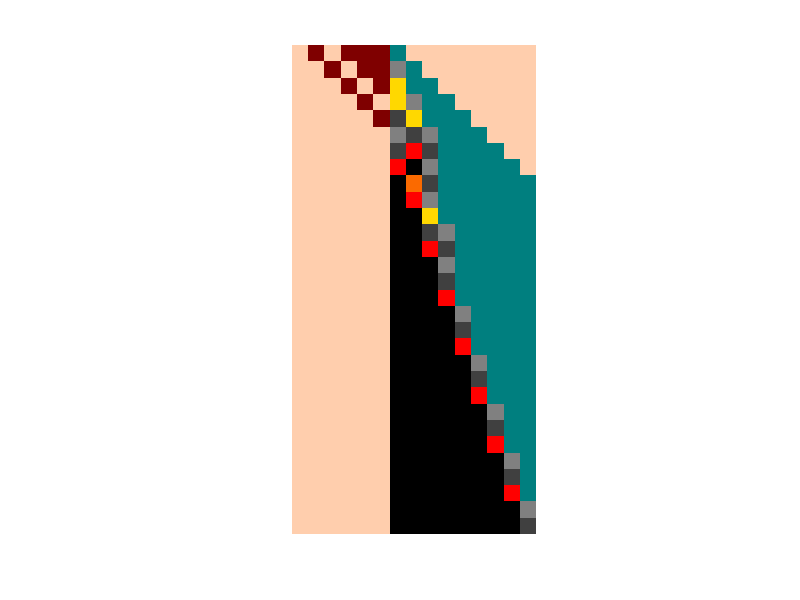

The MATLAB source for this figure:
my_num = 23; % The number to initialise the cellular automata with
number_of_steps = 30;
world = ones(number_of_steps,round(number_of_steps/2));



colour_map = ... % The colour map used to display results
    [255,206,173;
    0,0,0;
    64,64,64;
    255,255,255;
    128,128,128;
    255,0,0;
    181,255,22;
    251,106,0;
    255,216,0;
    127,0,0;
    0,127,127]  /255;


XX = 11; % End of number cell

ZZ = 1; % Initialisation cell for binary zero

Z00 = 2; % Functional cells with low value
Z01 = 3;
%Z10 = 4;
Z11 = 5;

N00 = 6; % Functional cells with high value
%N01 = 7;
N10 = 8;
N11 = 9;

NN = 10; % Initialisation cell for binary one

% Convert starting number to initial binary
temp_num = my_num;
bin_length = ceil(log2(my_num));
start_num = zeros(1,bin_length + 2);
start_num(1) = ZZ;
start_num(end) = XX;
for k=(bin_length+1):-1:2
    if mod(temp_num,2) == 1
        start_num(k) = NN;
    else
        start_num(k) = ZZ;
    end
    temp_num = temp_num - mod(temp_num,2);
    temp_num = temp_num/2;
end
    


% Initialise the first row of the world
world(1,1:length(start_num)) = start_num;

% Run the steps of the cellular automata
for row = 2:size(world,1)
    for index = 2:size(world,2)

read_bar = world(row-1, index-1:index);

% Index and row are the corridinates of the cell that is being determined.
% Read_bar contains the values of the cell that will be used to determine
% the value of the cell being updated.

% The rules of the cellular automata
switch read_bar(2)
    case ZZ
        world (row,index) = read_bar(1); % Initialisation rule
        
    case Z00
        if read_bar(1) <N00
            world(row,index) = Z00;
        else
            world(row,index) = N10;
        end
    case Z01
         if read_bar(1) <N00
            world(row,index) = N00;
        else
            world(row,index) = Z11; %Z10
        end
%     case Z10
%         if read_bar(1) <N00
%             world(row,index) = Z01;
%         else
%             world(row,index) = N11;
%         end
    case Z11
        if read_bar(1) <N00
            world(row,index) = Z01;
        else
            world(row,index) = N11;
        end
    case N00
        if read_bar(1) <N00
            world(row,index) = Z00;
        else
            world(row,index) = N10;
        end
%     case N01
%         if read_bar(1) <N00
%             world(row,index) = Z00;
%         else
%             world(row,index) = N10;
%         end
    case N10
        if read_bar(1) <N00
            world(row,index) = N00; %N01
        else
            world(row,index) = Z11;
        end
    case N11
        if read_bar(1) <N00
            world(row,index) = Z01;
        else
            world(row,index) = N11;
        end
    case NN
        world (row,index) = read_bar(1); % Initialisation rule
        
    case XX % End of number rule
        if read_bar(1) < N00
            world(row,index) = XX;
        elseif N00 <= read_bar(1) && read_bar(1) <= NN
            world(row,index) = Z11;
        else
            world(row,index) = XX;
        end
    otherwise 
        world(row,index) = XX; % Failsafe sets the value of the cell to end of number
end

    end
end

% The completed timeline is now shown with the colour map.
figure(1)
imshow(world,colour_map)




